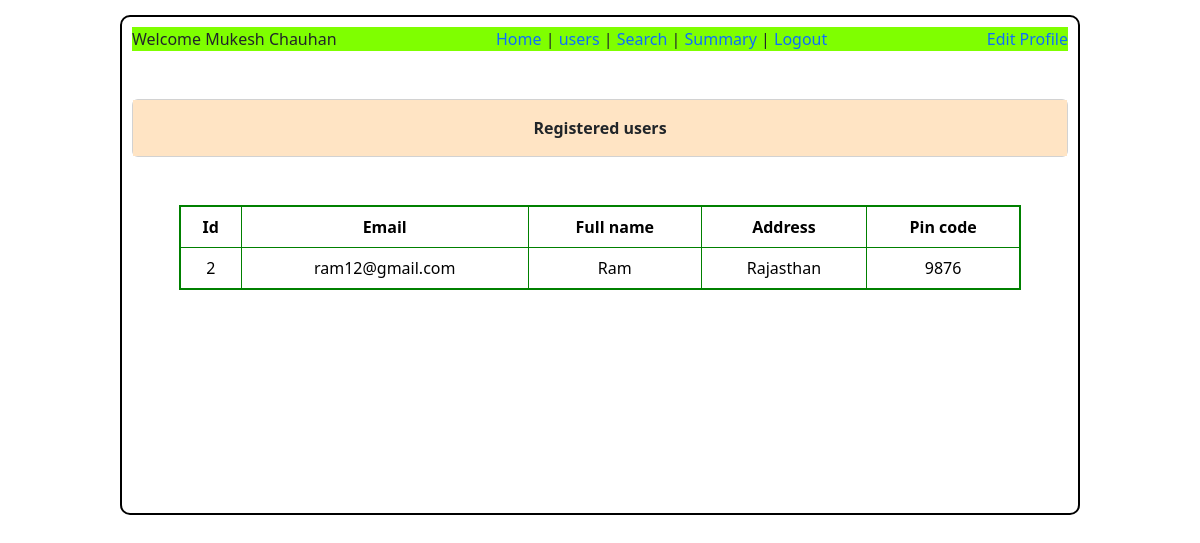
/users, run on an earlier commit of the app's database.
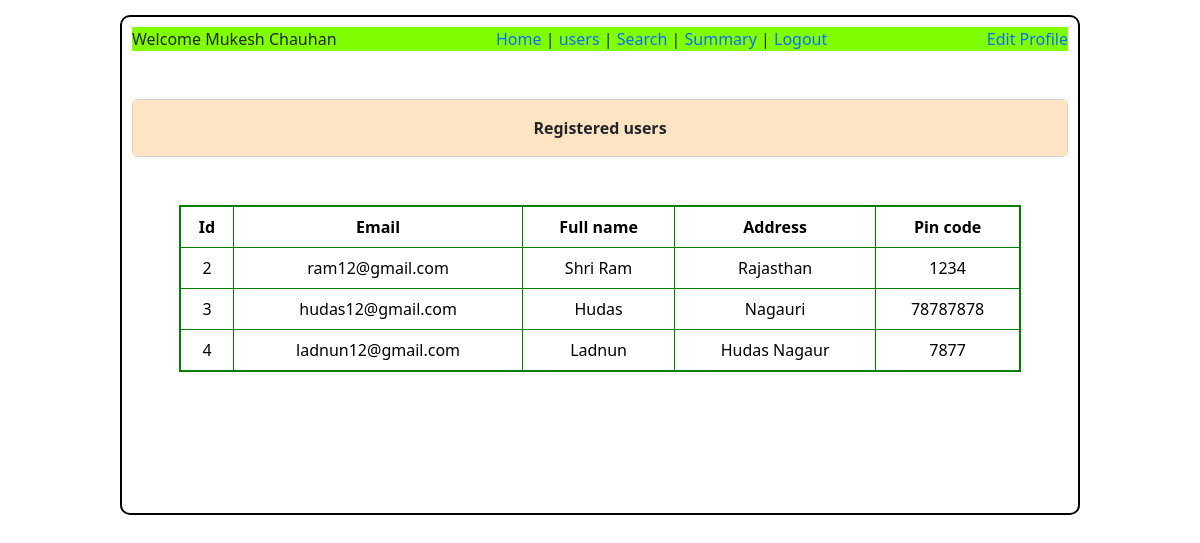
And on a later commit of the database.
### application/models.py (models this page shows)
class Users(db.Model):
    id = db.Column(db.Integer , primary_key = True)
    name = db.Column(db.String(),nullable = False)
    email = db.Column(db.String(),nullable = False, unique = True)
    password = db.Column(db.String(),nullable = False)
    address = db.Column(db.String())
    pincode = db.Column(db.Integer)
    type = db.Column(db.String() ,nullable = False ,default = "general")
    spot = db.relationship('Parking_spot' ,cascade = 'all,delete ,delete-orphan', backref = 'users')

### application/controllers.py (the view)
@app.route("/users")
def users():
    this_user = Users.query.filter_by(type = "admin").first()
    users = Users.query.filter_by(type = "general")
    return render_template("admin_users.html" , users = users , this_user = this_user)

### templates/admin_users.html (shortened to what this page needs)
<!DOCTYPE html>
<html lang="en">
<head>
    <link href="https://cdn.jsdelivr.net/npm/bootstrap@5.3.7/dist/css/bootstrap.min.css" rel="stylesheet">
</head>
<body>
    <div style="border: 2px solid black; width: 80%; height: 500px; margin: auto; margin-top: 15px; padding: 10px; border-radius: 10px; overflow: auto;">
        <div class="d-flex justify-content-between" style="background-color:chartreuse;">
            <div>  Welcome {{this_user.name}}</div>
            <div >
                <a class="link-offset-2 link-underline link-underline-opacity-0" href="/admin">Home</a> |
                <a class="link-offset-2 link-underline link-underline-opacity-0" href="/users">users</a> |
                <a class="link-offset-2 link-underline link-underline-opacity-0" href="/admin_search">Search</a> |
                <a class="link-offset-2 link-underline link-underline-opacity-0" href="/ad_summary">Summary</a> |
                <a class="link-offset-2 link-underline link-underline-opacity-0" href="/login">Logout</a>
            </div>
            <div><a class="link-offset-2 link-underline link-underline-opacity-0" href="/prof_edit/{{this_user.id}}">Edit Profile  </a></div>
        </div>
        <div class="card my-5">
            <div class="card-body" style="text-align: center; background-color: bisque;" >
                <b>Registered users</b>
            </div>
        </div>
        <table class="table table-bordered" style="text-align: center; border: 2px solid green; width: 90%; margin: auto;">
            <tr>
                <th>Id</th>
                <th>Email</th>
                <th>Full name</th>
                <th>Address</th>
                <th>Pin code</th>
            </tr>
            {% for user in users %}
            <tr>
                <td>{{user.id}}</td>
                <td>{{user.email}}</td>
                <td>{{user.name}}</td>
                <td>{{user.address}}</td>
                <td>{{user.pincode}}</td>
            </tr>
            {% endfor %}
        </table>
    </div>
</body>
</html>

What changed in the data, as far as the page shows it:
changed Users "ram12@gmail.com": name "Ram" → "Shri Ram"; pincode "9876" → "1234"
added Users: id "3", email "hudas12@gmail.com", name "Hudas", address "Nagauri", pincode "78787878"
added Users: id "4", email "ladnun12@gmail.com", name "Ladnun", address "Hudas Nagaur", pincode "7877"
